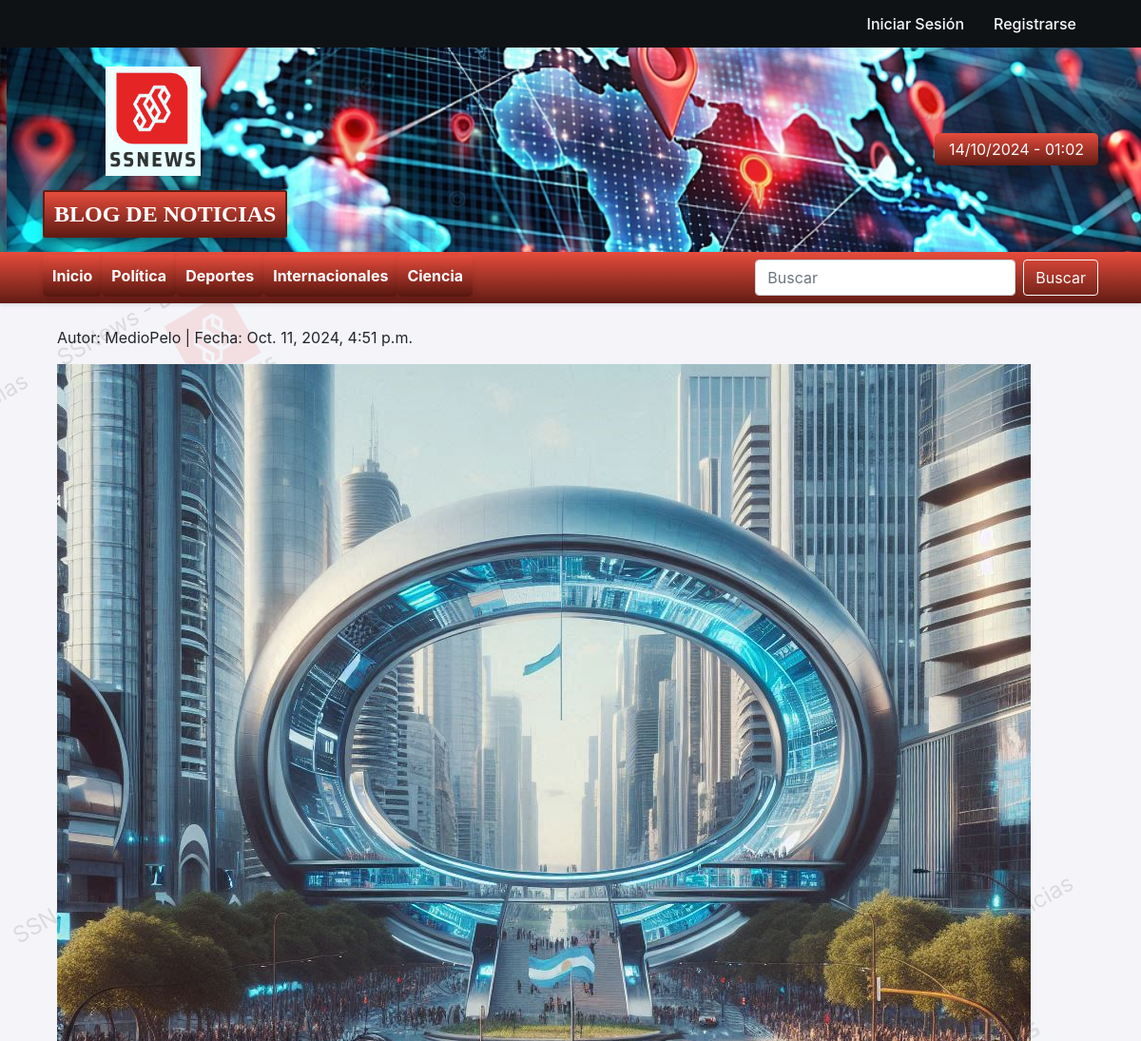
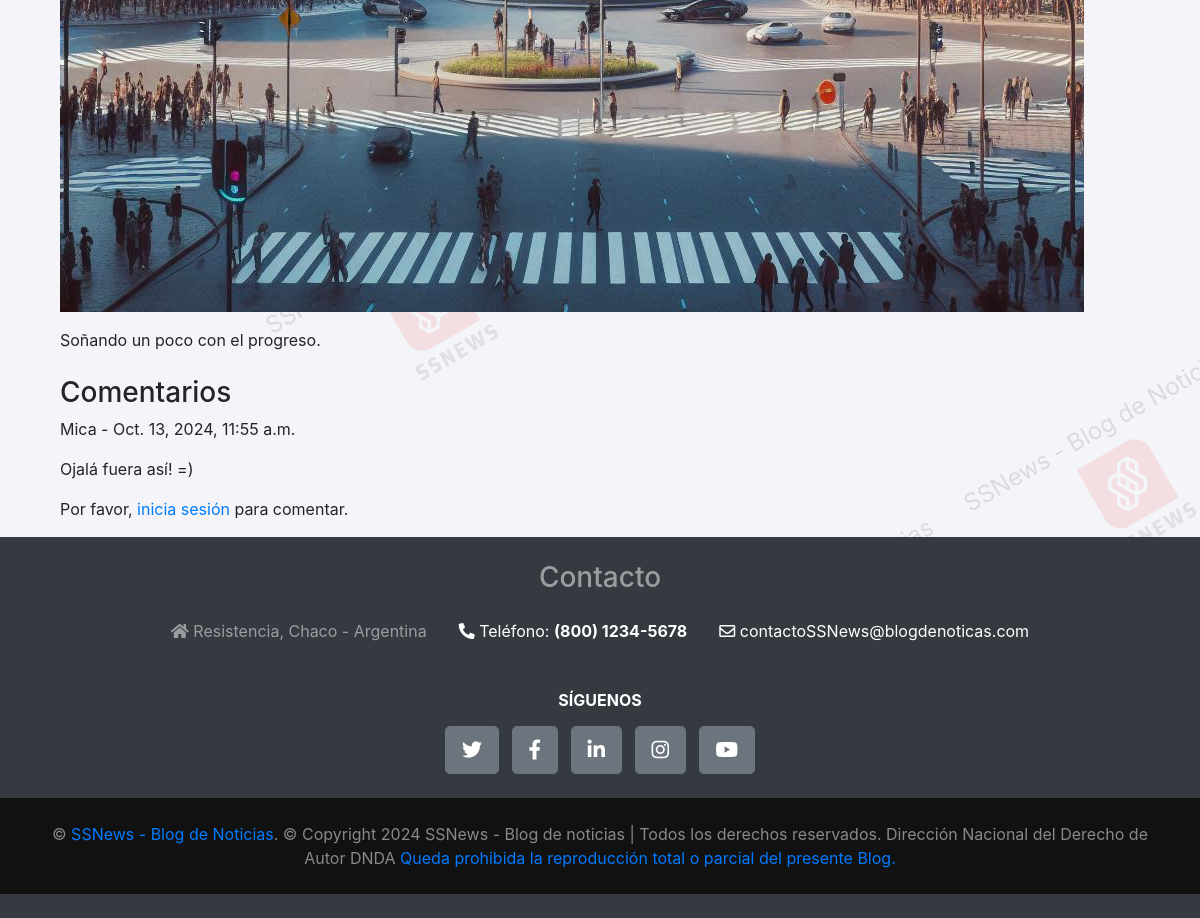
/blog/argentina-2034/, run on the app's committed database (2 pictures, top to bottom).
### home/models.py (models this page shows, shortened)
class Blog(models.Model):
    CATEGORIES = [
        ('politica', 'Política'),
        ('deportes', 'Deportes'),
        ('internacionales', 'Internacionales'),
        ('ciencia', 'Ciencia'),
    ]
    titulo = models.CharField(max_length=255)
    contenido = models.TextField()
    fecha_publicacion = models.DateTimeField(auto_now_add=True)
    autor = models.ForeignKey(User, on_delete=models.CASCADE)
    categoria = models.CharField(max_length=20, choices=CATEGORIES, default='politica')
    slug = models.SlugField(unique=True, max_length=100, blank=True)
    image = models.ImageField(upload_to="blog_images", blank=True, null=True)
    image_thumbnail = ImageSpecField(source='image',
                                     processors=[Thumbnail(300, 300)],
                                     format='JPEG',
                                     options={'quality': 60})

class Comment(models.Model):
    user = models.ForeignKey(User, on_delete=models.CASCADE)
    content = models.TextField()
    blog = models.ForeignKey(Blog, on_delete=models.CASCADE)
    dateTime = models.DateTimeField(auto_now_add=True)

### home/views.py (the view)
# urls.py: path('blog/<slug:slug>/', views.blog_detail, name='blog_detail'),
def blog_detail(request, slug):
    blog = get_object_or_404(Blog, slug=slug)
    comments = Comment.objects.filter(blog=blog).order_by('-dateTime')
    if request.method == 'POST':
        comment_form = CommentForm(request.POST)
        if comment_form.is_valid():
            new_comment = comment_form.save(commit=False)
            new_comment.user = request.user
            new_comment.blog = blog
            new_comment.save()
            return redirect('blog_detail', slug=slug)
    else:
        comment_form = CommentForm()
    context = {
        'blog': blog,
        'comments': comments,
        'comment_form': comment_form,
    }
    return render(request, 'blog_detail.html', context)

### home/forms.py
class CommentForm(forms.ModelForm):
    class Meta:
        model = Comment
        fields = ['content']
        widgets = {
            'content': forms.Textarea(attrs={'rows': 4}),
        }

### home/templates/blog_detail.html (shortened to what this page needs)
{% extends 'base.html' %}
{% block body %}
<div class="container mt-3">
    <p>Autor: {{ blog.autor }} | Fecha: {{ blog.fecha_publicacion }}</p>
    {% if blog.image %}
        <img src="{{ blog.image.url }}" alt="{{ blog.título }}" class="img-fluid mb-3">
    {% endif %}
    <div>{{ blog.contenido|safe }}</div>
    <h3 class="mt-4">Comentarios</h3>
    {% for comment in comments %}
        <div>
            <p>{{ comment.user.username }} - {{ comment.dateTime }}</p>
            <p>{{ comment.content }}</p>
        </div>
    {% empty %}
        <p>No hay comentarios aún.</p>
    {% endfor %}
    {% if user.is_authenticated %}
        <h4>Añadir un comentario</h4>
        <form method="post">
            {% csrf_token %}
            {{ comment_form.as_p }}
            <button type="submit" class="btn btn-primary">Enviar comentario</button>
        </form>
    {% else %}
        <p>Por favor, <a href="{% url 'login' %}">inicia sesión</a> para comentar.</p>
    {% endif %}
</div>
{% endblock %}

### home/templates/base.html (style rules this page uses)
body { background-color: #f4f4f9; }

### data on the page
Blog: autor "MedioPelo", fecha_publicacion "Oct. 11, 2024, 4:51 p.m.", image (picture), contenido "Soñando un poco con el progreso."
Comment: user.username "Mica", dateTime "Oct. 13, 2024, 11:55 a.m.", content "Ojalá fuera así! =)"
